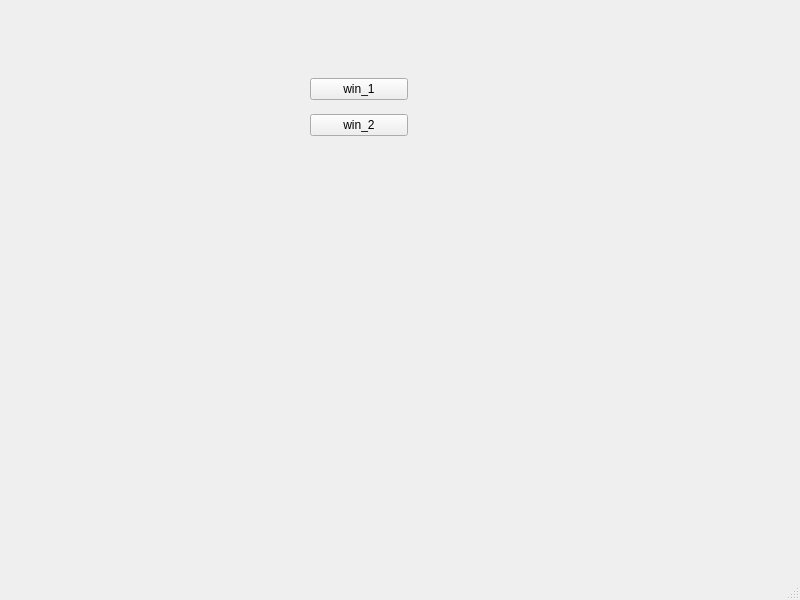
<?xml version="1.0" encoding="UTF-8"?>
<ui version="4.0">
 <class>MainWindow</class>
 <widget class="QMainWindow" name="MainWindow">
  <property name="geometry">
   <rect>
    <x>0</x>
    <y>0</y>
    <width>800</width>
    <height>600</height>
   </rect>
  </property>
  <property name="windowTitle">
   <string>MainWindow</string>
  </property>
  <property name="documentMode">
   <bool>false</bool>
  </property>
  <property name="dockNestingEnabled">
   <bool>false</bool>
  </property>
  <property name="dockOptions">
   <set>QMainWindow::AnimatedDocks</set>
  </property>
  <widget class="QWidget" name="centralwidget">
   <widget class="QStackedWidget" name="stackedWidget">
    <property name="geometry">
     <rect>
      <x>50</x>
      <y>90</y>
      <width>211</width>
      <height>291</height>
     </rect>
    </property>
    <property name="currentIndex">
     <number>0</number>
    </property>
    <widget class="QWidget" name="_2">
     <layout class="QVBoxLayout" name="verticalLayout_2">
      <item>
       <spacer name="horizontalSpacer">
        <property name="orientation">
         <enum>Qt::Horizontal</enum>
        </property>
        <property name="sizeHint" stdset="0">
         <size>
          <width>190</width>
          <height>20</height>
         </size>
        </property>
       </spacer>
      </item>
     </layout>
    </widget>
    <widget class="QWidget" name="_1">
     <widget class="QLabel" name="label">
      <property name="geometry">
       <rect>
        <x>40</x>
        <y>50</y>
        <width>67</width>
        <height>17</height>
       </rect>
      </property>
      <property name="text">
       <string>1</string>
      </property>
     </widget>
    </widget>
   </widget>
   <widget class="QWidget" name="widget" native="true">
    <property name="geometry">
     <rect>
      <x>310</x>
      <y>70</y>
      <width>98</width>
      <height>74</height>
     </rect>
    </property>
    <layout class="QVBoxLayout" name="verticalLayout">
     <item>
      <widget class="QPushButton" name="win_1">
       <property name="text">
        <string>win_1</string>
       </property>
      </widget>
     </item>
     <item>
      <widget class="QPushButton" name="win_2">
       <property name="text">
        <string>win_2</string>
       </property>
      </widget>
     </item>
    </layout>
   </widget>
  </widget>
  <widget class="QMenuBar" name="menubar">
   <property name="geometry">
    <rect>
     <x>0</x>
     <y>0</y>
     <width>800</width>
     <height>27</height>
    </rect>
   </property>
  </widget>
  <widget class="QStatusBar" name="statusbar"/>
 </widget>
 <resources/>
 <connections/>
</ui>
